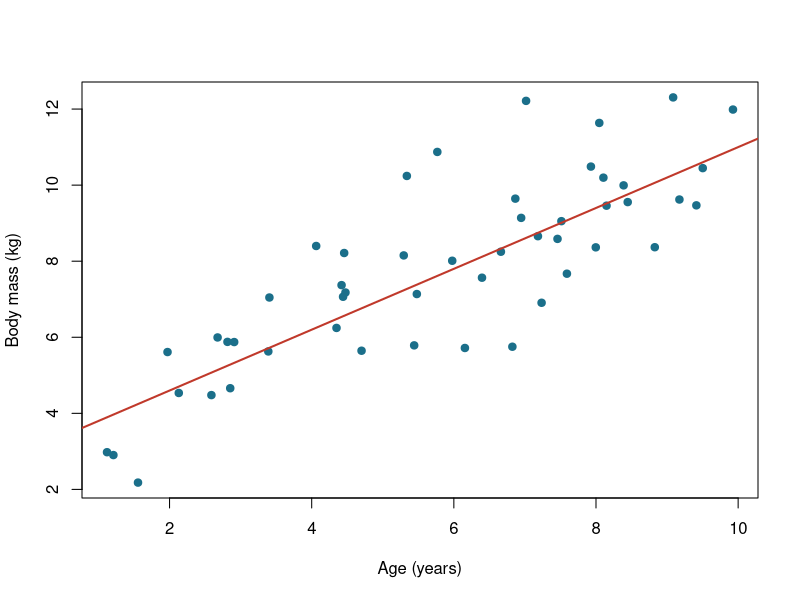

Reproduce this figure in R.
## ---- chunk 1
#| fig-height: 3.2
set.seed(1)
n    <- 50
age  <- runif(n, 1, 10)
b0   <- 3; b1 <- 0.8; sigma <- 1.5        # the "true" model
mass <- b0 + b1 * age + rnorm(n, 0, sigma)

plot(age, mass, pch = 19, col = "#1b6f8a",
     xlab = "Age (years)", ylab = "Body mass (kg)")
abline(b0, b1, col = "#c0392b", lwd = 2)   # the systematic part
